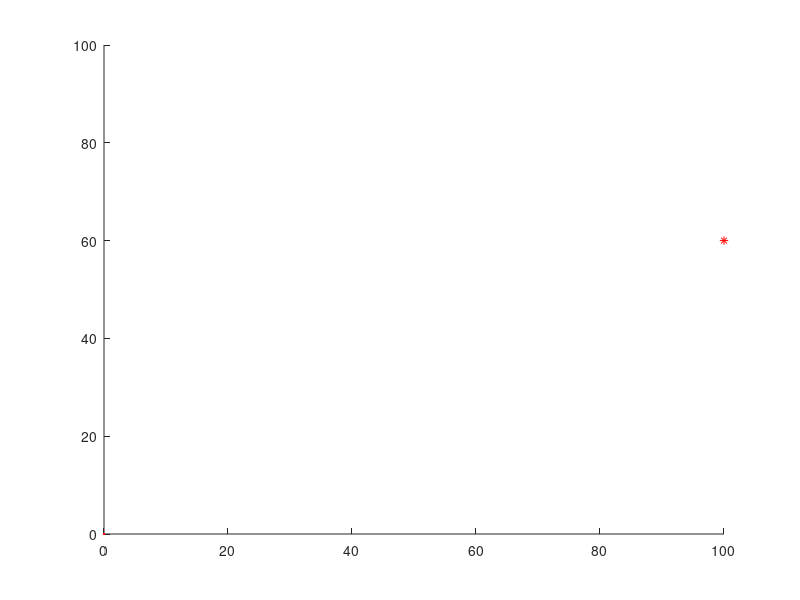

Here is the MATLAB script that generated this plot: (Note: this script raises an error after producing the figure.)
% CS685 Jana Kosecka
% this is the script for testing navigation behavior for different goals
% the positions of the obstactles and the initial position of the robot 
% is fixed inside of the function

close all; clear;
x0 = [0; 0];   % initial pose is set
x(:,1) = x0;

% obstacles are set
xo(:,1) = [40; 30]; 
xo(:,2) = [70; 40];

d0 = 10; 
xg = [100; 60];

h=figure; hold on; 
axis([0 100 0 100]);
plot(xg(1), xg(2), 'r*'); % goal position
plot(x(1,1),x(2,1),'r.')  % start position
[xc1, yc1] = plot_circle(xo(1,1),xo(2,1),d0); 
[xc2, yc2] = plot_circle(xo(1,2),xo(2,2),d0); 
plot(xc1,yc1);
plot(xc2,yc2);


x(:,1) = x0; % starting position 
xg = [100; 60];
x = goToAvoid(x0,xg,xo);
%figure; hold on; 
%axis([0 100 0 100]);
plot(x(1,:),x(2,:),'r.')
axis equal
saveas(h,'hw2-b','epsc');
